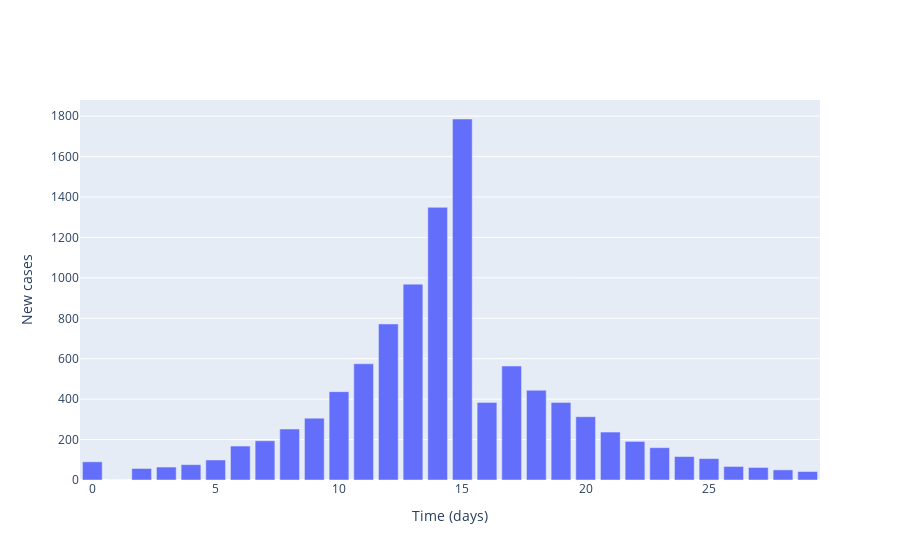

Notebook code cell kept with this figure:
### Markdown cell above
## Plot local incidence numbers

### Code cell
# Plot (bar chart cases each day)
fig = go.Figure()

# Plot of incidences
fig.add_trace(
    go.Bar(
        x=times,
        y=np.sum(cases, axis=1),
        name='Incidences'
    )
)

# Add axis labels
fig.update_layout(
    xaxis_title='Time (days)',
    yaxis_title='New cases'
)

fig.show()

### Figure 1 — Plotly figure (JSON) as saved in the notebook; plotly's stock layout.template omitted (floating-point values rounded to 4 significant figures)
{"data": [{"name": "Incidences", "type": "bar", "x": [0, 1, 2, 3, 4, 5, 6, 7, 8, 9, 10, 11, 12, 13, 14, 15, 16, 17, 18, 19, 20, 21, 22, 23, 24, 25, 26, 27, 28, 29], "y": [90, 0, 57, 64, 76, 99, 168, 194, 252, 306, 437, 575, 772, 969, 1349, 1786, 384, 564, 444, 384, 313, 237, 191, 160, 116, 106, 67, 62, 50, 42]}], "layout": {"xaxis": {"title": {"text": "Time (days)"}}, "yaxis": {"title": {"text": "New cases"}}}}
